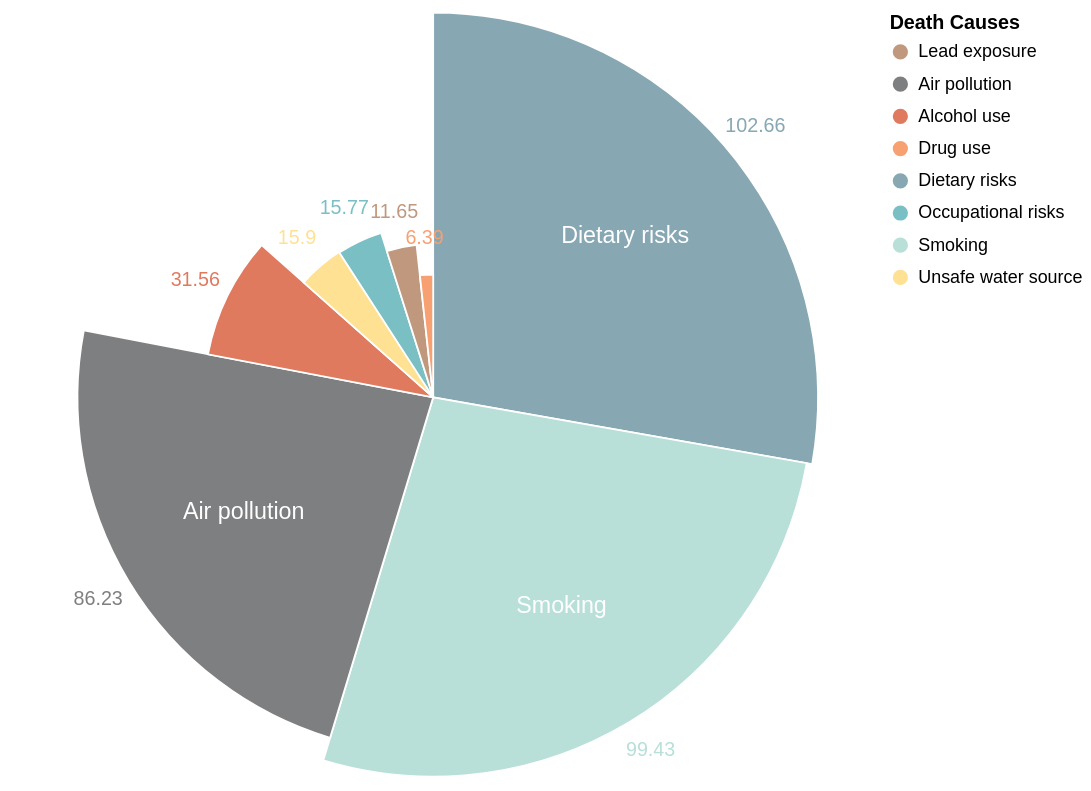

Vega-Lite specification for this chart:
### Vega-Lite specification from a JSON file in a GitHub repository (floating-point values rounded to 4 significant figures)
{"$schema": "https://vega.github.io/schema/vega-lite/v5.json", "autosize": "fit-x", "height": 430, "width": 600, "data": {"values": [{"name": "Dietary risks", "value": 102.7}, {"name": "Smoking", "value": 99.43}, {"name": "Air pollution", "value": 86.23}, {"name": "Alcohol use", "value": 31.56}, {"name": "Unsafe water source", "value": 15.9}, {"name": "Occupational risks", "value": 15.77}, {"name": "Lead exposure", "value": 11.65}, {"name": "Drug use", "value": 6.39}]}, "layer": [{"mark": {"type": "arc", "innerRadius": 0, "stroke": "#fff"}}, {"mark": {"type": "text", "radiusOffset": 20}, "encoding": {"text": {"field": "value", "type": "quantitative"}}}, {"mark": {"type": "text", "radiusOffset": -75, "fill": "white", "fontSize": 13}, "encoding": {"text": {"field": "name", "type": "nominal"}, "opacity": {"condition": {"test": "datum.value > 50", "value": 1}, "value": 0}}}], "encoding": {"theta": {"field": "value", "type": "quantitative", "stack": true, "sort": "size"}, "radius": {"field": "value", "scale": {"type": "sqrt", "zero": true, "rangeMin": 20}}, "order": {"field": "value", "type": "quantitative", "sort": "descending"}, "color": {"field": "name", "type": "nominal", "title": "Death Causes", "scale": {"domain": ["Lead exposure", "Air pollution", "Alcohol use", "Drug use", "Dietary risks", "Occupational risks", "Smoking", "Unsafe water source"], "range": ["#c0987e", "#7e7f80", "#e07a5f", "#f7a072", "#87A7B3", "#7ABFC4", "#B8DFD8", "#FFE194"]}}, "tooltip": [{"field": "name", "type": "nominal", "title": "Risk Factor"}, {"field": "value", "type": "quantitative", "title": "Death Rate"}], "strokeOpacity": {"value": 2}}}
